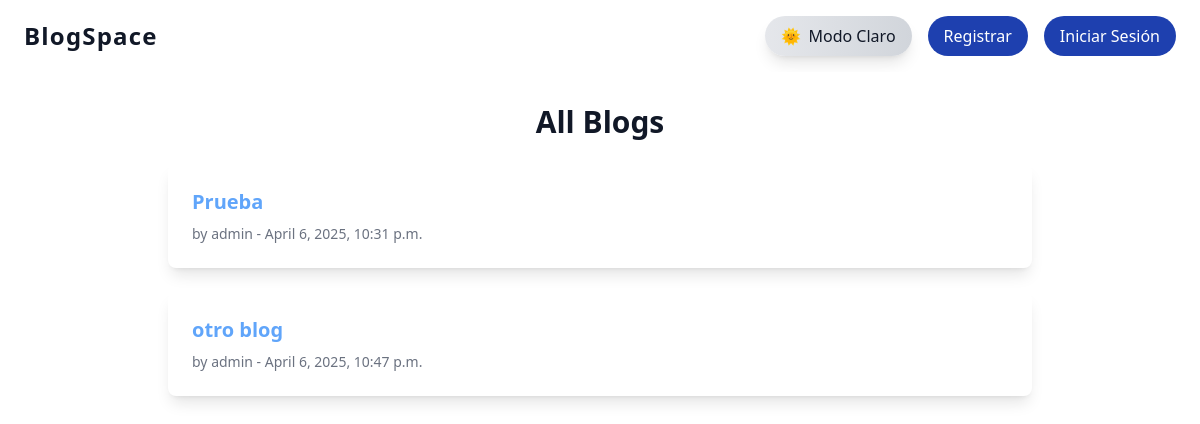
The app's page /, older data.
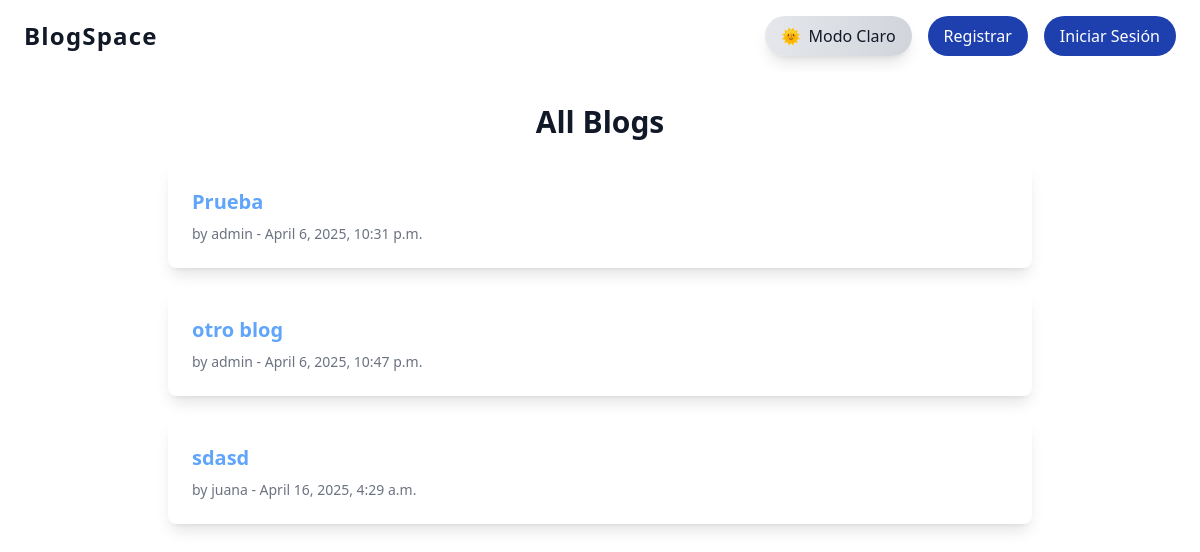
The same page, newer data.
### blogapp/models.py (models this page shows, shortened)
class Blog(models.Model):
    title = models.CharField(max_length=200)
    content = models.TextField()
    author = models.ForeignKey(User, on_delete=models.CASCADE)
    created_at = models.DateTimeField(auto_now_add=True)

### blogapp/views.py (the view)
# urls.py: path('', BlogListView.as_view(), name='blog_list'),
class BlogListView(ListView):
    model = Blog
    template_name = 'blogapp/blog_list.html'

### blogapp/templates/blogapp/blog_list.html
{% extends 'base.html' %}
{% block content %}
  <h1 class="text-3xl font-bold mb-6 text-center text-gray-900 dark:text-white">All Blogs</h1>
  <div class="grid gap-6">
    {% for blog in object_list %}
      <div class="bg-white dark:bg-gray-800 rounded-lg shadow-lg p-6 hover:shadow-xl transition-all duration-700 ease-in-out dark:text-white text-gray-900 animate-fade-in">
        <h2 class="text-xl font-semibold mb-2">
          <a href="{% url 'blogapp:blog_detail' blog.pk %}" class="text-blue-400 hover:text-blue-300">{{ blog.title }}</a>
        </h2>
        <p class="text-sm text-gray-500 dark:text-gray-400">by {{ blog.author.username }} - {{ blog.created_at }}</p>
      </div>
    {% empty %}
      <p class="text-gray-500 dark:text-gray-400 text-center">No blogs have been posted yet.</p>
    {% endfor %}
  </div>
{% endblock %}

### blogapp/templates/blogapp/base.html (shortened to what this page needs)
<!DOCTYPE html>
<html lang="en">
  <head>
    <script src="https://cdn.tailwindcss.com"></script>
  </head>
  <body
    id="body"
    class="flex flex-col min-h-screen bg-white dark:bg-black text-gray-900 dark:text-white font-sans transition-all duration-700 ease-in-out"
  >
    <nav
      class="bg-white dark:bg-gradient-to-r dark:from-gray-900 dark:to-gray-700 shadow-md py-4 px-6 transition-colors"
    >
      <div class="max-w-6xl mx-auto flex justify-between items-center">
        <a
          href="{% url 'blogapp:blog_list' %}"
          class="text-gray-900 dark:text-white text-2xl font-semibold tracking-wider transition-colors"
          >BlogSpace</a
        >
        <div class="flex items-center space-x-4">
          <button
            onclick="toggleDarkMode()"
            class="flex items-center gap-2 px-4 py-2 rounded-full bg-gradient-to-r from-gray-200 to-gray-300 dark:from-gray-700 dark:to-gray-800 text-gray-900 dark:text-white hover:scale-105 transition-all duration-300 shadow-lg"
          >
            <span
              id="theme-icon"
              class="transition-transform duration-500 transform"
              >🌞</span
            >
            <span
              id="theme-label"
              class="transition-opacity duration-500 ease-in-out"
              >Modo Claro</span
            >
          </button>
          <a href="{% url 'blogapp:create_user' %}">
            <button
              class="bg-blue-800 hover:bg-blue-700 text-white py-2 px-4 rounded-full transition-all duration-300"
            >
              Registrar
            </button>
          </a>
          <a href="{% url 'blogapp:login' %}">
            <button class="bg-blue-800 hover:bg-blue700 text-white py-2 px-4 rounded-full transition-all duration-300"
            >
              Iniciar Sesión
            </button>
          </a>
        </div>
      </div>
    </nav>
    <main
      class="flex-grow w-full bg-white dark:bg-gray-900 transition-all duration-700 ease-in-out"
    >
      <div class="max-w-4xl mx-auto px-4 py-8">
        {% block content %}{% endblock %}
      </div>
    </main>
  </body>
</html>

### blogapp/templates/blogapp/base.html (style rules this page uses)
html { background-color: white; }
html { transition: background-color 0.5s ease-in-out; }
html, body { height: 100%; scroll-behavior: smooth; transition: background-color 0.5s ease-in-out; }
.animate-fade-in { animation: fade-in 0.6s ease-out; will-change: opacity, transform; }

Row changes from the older to the newer data that the page shows:
added Blog: title "sdasd", author.username "juana", created_at "April 16, 2025, 4:29 a.m."
